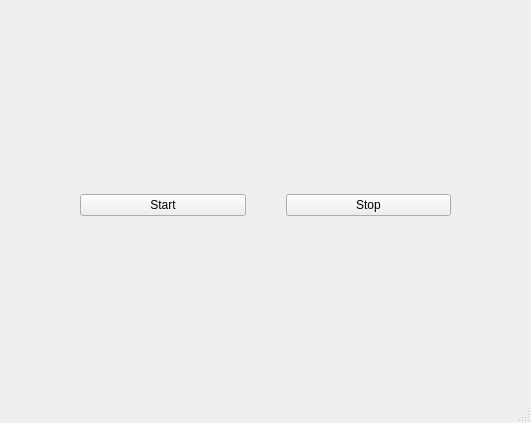
<?xml version="1.0" encoding="UTF-8"?>
<ui version="4.0">
 <class>MainWindow</class>
 <widget class="QMainWindow" name="MainWindow">
  <property name="geometry">
   <rect>
    <x>0</x>
    <y>0</y>
    <width>531</width>
    <height>423</height>
   </rect>
  </property>
  <property name="windowTitle">
   <string>MainWindow</string>
  </property>
  <widget class="QWidget" name="centralwidget">
   <property name="autoFillBackground">
    <bool>false</bool>
   </property>
   <widget class="QWidget" name="verticalLayoutWidget">
    <property name="geometry">
     <rect>
      <x>40</x>
      <y>30</y>
      <width>451</width>
      <height>331</height>
     </rect>
    </property>
    <layout class="QVBoxLayout" name="verticalLayout" stretch="2,1">
     <property name="spacing">
      <number>20</number>
     </property>
     <property name="sizeConstraint">
      <enum>QLayout::SetDefaultConstraint</enum>
     </property>
     <item>
      <layout class="QVBoxLayout" name="verticalLayout2">
       <property name="sizeConstraint">
        <enum>QLayout::SetDefaultConstraint</enum>
       </property>
       <property name="topMargin">
        <number>20</number>
       </property>
      </layout>
     </item>
     <item>
      <layout class="QHBoxLayout" name="horizontalLayout2" stretch="0,0">
       <property name="spacing">
        <number>40</number>
       </property>
       <property name="sizeConstraint">
        <enum>QLayout::SetDefaultConstraint</enum>
       </property>
       <property name="leftMargin">
        <number>40</number>
       </property>
       <property name="topMargin">
        <number>0</number>
       </property>
       <property name="rightMargin">
        <number>40</number>
       </property>
       <item>
        <widget class="QPushButton" name="btnStart">
         <property name="text">
          <string>Start</string>
         </property>
        </widget>
       </item>
       <item>
        <widget class="QPushButton" name="btnStop">
         <property name="text">
          <string>Stop</string>
         </property>
        </widget>
       </item>
      </layout>
     </item>
    </layout>
   </widget>
  </widget>
  <widget class="QMenuBar" name="menubar">
   <property name="geometry">
    <rect>
     <x>0</x>
     <y>0</y>
     <width>531</width>
     <height>26</height>
    </rect>
   </property>
  </widget>
  <widget class="QStatusBar" name="statusbar"/>
 </widget>
 <resources/>
 <connections/>
</ui>
